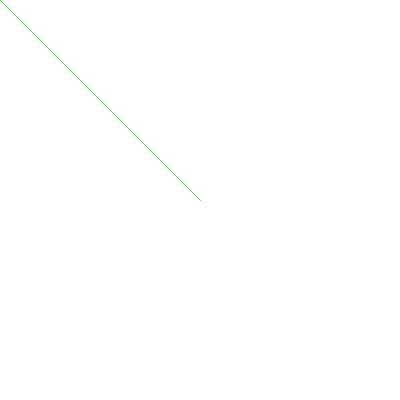
Frame 1 (no input)
Frame 60 (the mouse pressed at the canvas centre just before this capture): identical to frame 1, image omitted
Frame 120 (the mouse held since frame 60 and released just before this capture): blank canvas, image omitted

The Processing sketch that drew this single still picture (run headless with seeded random() and noise(); from frame 60 on, the mouse is pressed at the canvas centre):

// Processing sketch: lerp_line
// ── lerp_line.pde
void lerpLine(float x1, float y1, float x2, float y2) {
  
  float d = dist(x1, y1, x2, y2);
  
  int px = 0;
  int py = 0;
  
  for (int i = 0; i < d; i++) {
    float amt = i / d;
    
    int x = int(lerp(x1, x2, amt));
    int y = int(lerp(y1, y2, amt));
    
    point(x, y);
    
    //if (i > 0) {
    //  int a = x - px;
    //  if (!(a == 0 || a == -1 || a == 1)) {
    //    println("x = " + x + " px = " + px);
    //    println(x - px);
    //  }
      
    //  //println(y - py);
    //}
    
    px = x;
    py = y;
  }
}

void setup() {
  size(400, 400);
}

void draw() {
  background(255);
  
  //stroke(255, 0, 0);
  //line(width/2, height/2, mouseX, mouseY);
  
  stroke(0, 255, 0);
  lerpLine(width/2, height/2, mouseX, mouseY);
}
